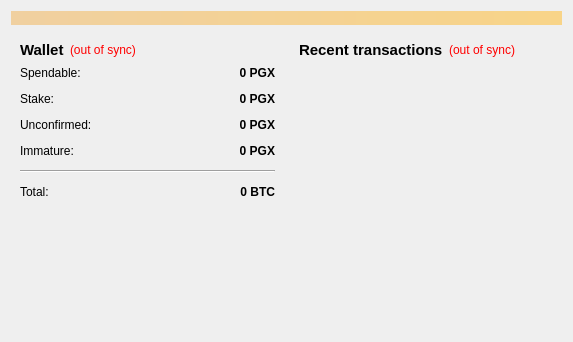
<?xml version="1.0" encoding="UTF-8"?>
<ui version="4.0">
 <class>OverviewPage</class>
 <widget class="QWidget" name="OverviewPage">
  <property name="geometry">
   <rect>
    <x>0</x>
    <y>0</y>
    <width>573</width>
    <height>342</height>
   </rect>
  </property>
  <property name="windowTitle">
   <string>Form</string>
  </property>
  <layout class="QVBoxLayout" name="topLayout">
   <item>
    <widget class="QLabel" name="labelAlerts">
     <property name="visible">
      <bool>false</bool>
     </property>
     <property name="styleSheet">
      <string notr="true">background-color: qlineargradient(x1: 0, y1: 0, x2: 1, y2: 0, stop:0 #F0D0A0, stop:1 #F8D488);  color:#000000
</string>
     </property>
     <property name="wordWrap">
      <bool>true</bool>
     </property>
     <property name="margin">
      <number>3</number>
     </property>
    </widget>
   </item>
   <item>
    <layout class="QHBoxLayout" name="horizontalLayout" stretch="1,1">
     <item>
      <layout class="QVBoxLayout" name="verticalLayout_2">
       <item>
        <widget class="QWidget" name="widget" native="true">
         <layout class="QVBoxLayout" name="verticalLayout_4">
          <item>
           <layout class="QHBoxLayout" name="horizontalLayout_4">
            <item>
             <widget class="QLabel" name="label_5">
              <property name="font">
               <font>
                <pointsize>11</pointsize>
                <weight>75</weight>
                <bold>true</bold>
               </font>
              </property>
              <property name="text">
               <string>Wallet</string>
              </property>
             </widget>
            </item>
            <item>
             <widget class="QLabel" name="labelWalletStatus">
              <property name="toolTip">
               <string>The displayed information may be out of date. Your wallet automatically synchronizes with the PagareX network after a connection is established, but this process has not completed yet.</string>
              </property>
              <property name="styleSheet">
               <string notr="true">QLabel { color: red; }</string>
              </property>
              <property name="text">
               <string notr="true">(out of sync)</string>
              </property>
              <property name="alignment">
               <set>Qt::AlignLeading|Qt::AlignLeft|Qt::AlignVCenter</set>
              </property>
             </widget>
            </item>
            <item>
             <spacer name="horizontalSpacer_2">
              <property name="orientation">
               <enum>Qt::Horizontal</enum>
              </property>
              <property name="sizeHint" stdset="0">
               <size>
                <width>40</width>
                <height>20</height>
               </size>
              </property>
             </spacer>
            </item>
           </layout>
          </item>
          <item>
           <layout class="QFormLayout" name="formLayout_2">
            <property name="fieldGrowthPolicy">
             <enum>QFormLayout::AllNonFixedFieldsGrow</enum>
            </property>
            <property name="horizontalSpacing">
             <number>12</number>
            </property>
            <property name="verticalSpacing">
             <number>12</number>
            </property>
            <item row="0" column="0">
             <widget class="QLabel" name="label">
              <property name="text">
               <string>Spendable:</string>
              </property>
             </widget>
            </item>
            <item row="0" column="1">
             <widget class="QLabel" name="labelBalance">
              <property name="font">
               <font>
                <weight>75</weight>
                <bold>true</bold>
               </font>
              </property>
              <property name="cursor">
               <cursorShape>IBeamCursor</cursorShape>
              </property>
              <property name="toolTip">
               <string>Your current spendable balance</string>
              </property>
              <property name="text">
               <string notr="true">0 PGX</string>
              </property>
              <property name="alignment">
               <set>Qt::AlignRight|Qt::AlignTrailing|Qt::AlignVCenter</set>
              </property>
              <property name="textInteractionFlags">
               <set>Qt::LinksAccessibleByMouse|Qt::TextSelectableByKeyboard|Qt::TextSelectableByMouse</set>
              </property>
             </widget>
            </item>
            <item row="1" column="0">
             <widget class="QLabel" name="label_6">
              <property name="text">
               <string>Stake:</string>
              </property>
             </widget>
            </item>
            <item row="1" column="1">
             <widget class="QLabel" name="labelStake">
              <property name="font">
               <font>
                <weight>75</weight>
                <bold>true</bold>
               </font>
              </property>
              <property name="cursor">
               <cursorShape>IBeamCursor</cursorShape>
              </property>
              <property name="toolTip">
               <string>Total of coins that was staked, and do not yet count toward the current balance</string>
              </property>
              <property name="text">
               <string notr="true">0 PGX</string>
              </property>
              <property name="alignment">
               <set>Qt::AlignRight|Qt::AlignTrailing|Qt::AlignVCenter</set>
              </property>
              <property name="textInteractionFlags">
               <set>Qt::LinksAccessibleByMouse|Qt::TextSelectableByKeyboard|Qt::TextSelectableByMouse</set>
              </property>
             </widget>
            </item>
            <item row="2" column="0">
             <widget class="QLabel" name="label_3">
              <property name="text">
               <string>Unconfirmed:</string>
              </property>
             </widget>
            </item>
            <item row="2" column="1">
             <widget class="QLabel" name="labelUnconfirmed">
              <property name="font">
               <font>
                <weight>75</weight>
                <bold>true</bold>
               </font>
              </property>
              <property name="cursor">
               <cursorShape>IBeamCursor</cursorShape>
              </property>
              <property name="toolTip">
               <string>Total of transactions that have yet to be confirmed, and do not yet count toward the current balance</string>
              </property>
              <property name="text">
               <string notr="true">0 PGX</string>
              </property>
              <property name="alignment">
               <set>Qt::AlignRight|Qt::AlignTrailing|Qt::AlignVCenter</set>
              </property>
              <property name="textInteractionFlags">
               <set>Qt::LinksAccessibleByMouse|Qt::TextSelectableByKeyboard|Qt::TextSelectableByMouse</set>
              </property>
             </widget>
            </item>
            <item row="3" column="0">
             <widget class="QLabel" name="labelImmatureText">
              <property name="text">
               <string>Immature:</string>
              </property>
             </widget>
            </item>
            <item row="3" column="1">
             <widget class="QLabel" name="labelImmature">
              <property name="font">
               <font>
                <weight>75</weight>
                <bold>true</bold>
               </font>
              </property>
              <property name="toolTip">
               <string>Mined balance that has not yet matured</string>
              </property>
              <property name="text">
               <string notr="true">0 PGX</string>
              </property>
              <property name="alignment">
               <set>Qt::AlignRight|Qt::AlignTrailing|Qt::AlignVCenter</set>
              </property>
              <property name="textInteractionFlags">
               <set>Qt::LinksAccessibleByMouse|Qt::TextSelectableByKeyboard|Qt::TextSelectableByMouse</set>
              </property>
             </widget>
            </item>
            <item row="4" column="0" colspan="2">
             <widget class="Line" name="line">
              <property name="orientation">
               <enum>Qt::Horizontal</enum>
              </property>
             </widget>
            </item>
            <item row="5" column="0">
             <widget class="QLabel" name="labelTotalText">
              <property name="text">
               <string>Total:</string>
              </property>
             </widget>
            </item>
            <item row="5" column="1">
             <widget class="QLabel" name="labelTotal">
              <property name="font">
               <font>
                <weight>75</weight>
                <bold>true</bold>
               </font>
              </property>
              <property name="cursor">
               <cursorShape>IBeamCursor</cursorShape>
              </property>
              <property name="toolTip">
               <string>Your current total balance</string>
              </property>
              <property name="text">
               <string notr="true">0 BTC</string>
              </property>
              <property name="alignment">
               <set>Qt::AlignRight|Qt::AlignTrailing|Qt::AlignVCenter</set>
              </property>
              <property name="textInteractionFlags">
               <set>Qt::LinksAccessibleByMouse|Qt::TextSelectableByKeyboard|Qt::TextSelectableByMouse</set>
              </property>
             </widget>
            </item>
           </layout>
          </item>
         </layout>
        </widget>
       </item>
       <item>
        <spacer name="verticalSpacer">
         <property name="orientation">
          <enum>Qt::Vertical</enum>
         </property>
         <property name="sizeHint" stdset="0">
          <size>
           <width>20</width>
           <height>40</height>
          </size>
         </property>
        </spacer>
       </item>
      </layout>
     </item>
     <item>
      <layout class="QVBoxLayout" name="verticalLayout_3">
       <item>
        <widget class="QWidget" name="widget_2" native="true">
         <layout class="QVBoxLayout" name="verticalLayout">
          <item>
           <layout class="QHBoxLayout" name="horizontalLayout_2">
            <item>
             <widget class="QLabel" name="label_4">
              <property name="font">
               <font>
                <pointsize>11</pointsize>
                <weight>75</weight>
                <bold>true</bold>
               </font>
              </property>
              <property name="text">
               <string>&lt;b&gt;Recent transactions&lt;/b&gt;</string>
              </property>
             </widget>
            </item>
            <item>
             <widget class="QLabel" name="labelTransactionsStatus">
              <property name="toolTip">
               <string>The displayed information may be out of date. Your wallet automatically synchronizes with the PagareX network after a connection is established, but this process has not completed yet.</string>
              </property>
              <property name="styleSheet">
               <string notr="true">QLabel { color: red; }</string>
              </property>
              <property name="text">
               <string notr="true">(out of sync)</string>
              </property>
              <property name="alignment">
               <set>Qt::AlignRight|Qt::AlignTrailing|Qt::AlignVCenter</set>
              </property>
             </widget>
            </item>
            <item>
             <spacer name="horizontalSpacer">
              <property name="orientation">
               <enum>Qt::Horizontal</enum>
              </property>
              <property name="sizeHint" stdset="0">
               <size>
                <width>40</width>
                <height>20</height>
               </size>
              </property>
             </spacer>
            </item>
           </layout>
          </item>
          <item>
           <widget class="QListView" name="listTransactions">
            <property name="styleSheet">
             <string notr="true">QListView { background: transparent; }</string>
            </property>
            <property name="frameShape">
             <enum>QFrame::NoFrame</enum>
            </property>
            <property name="verticalScrollBarPolicy">
             <enum>Qt::ScrollBarAlwaysOff</enum>
            </property>
            <property name="horizontalScrollBarPolicy">
             <enum>Qt::ScrollBarAlwaysOff</enum>
            </property>
            <property name="selectionMode">
             <enum>QAbstractItemView::NoSelection</enum>
            </property>
           </widget>
          </item>
         </layout>
        </widget>
       </item>
      </layout>
     </item>
    </layout>
   </item>
  </layout>
 </widget>
 <resources/>
 <connections/>
</ui>
